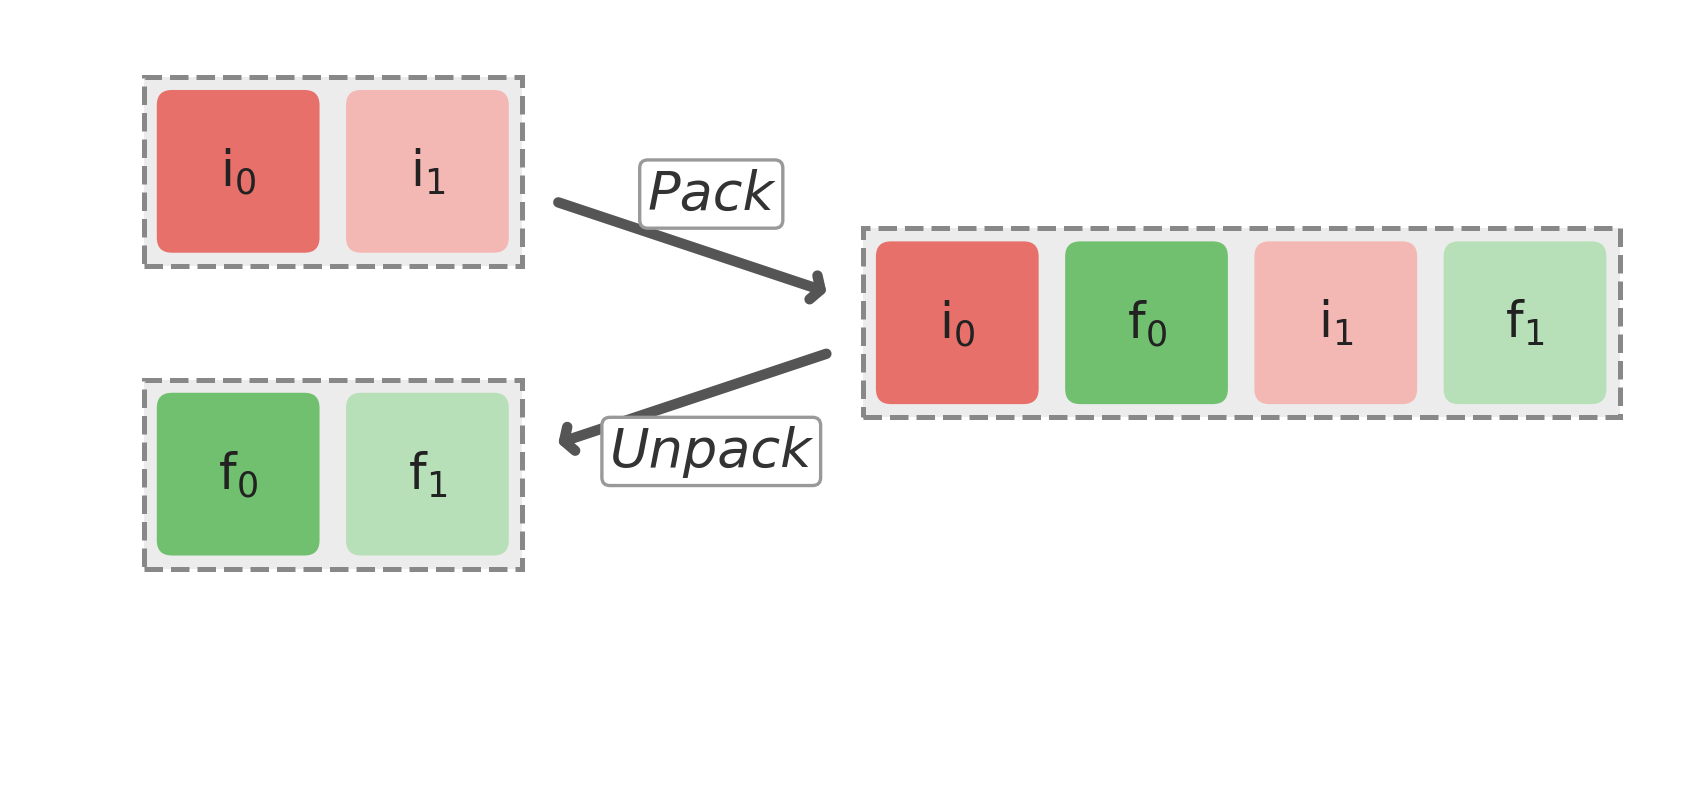

This figure's Python source:
import matplotlib.pyplot as plt
import matplotlib.patches as mpatches
import numpy as np

fig, ax = plt.subplots(1, 1, figsize=(5.6, 3.6))

cell = 1.0
inner = 0.82
offset_c = (cell - inner) / 2
white = np.array([1.0, 1.0, 1.0])

# Colors
col_i_hex = '#e8706a'
col_f_hex = '#70c070'
col_i_rgb = np.array([int(col_i_hex[i:i+2], 16) / 255 for i in (1, 3, 5)])
col_f_rgb = np.array([int(col_f_hex[i:i+2], 16) / 255 for i in (1, 3, 5)])

col_i = col_i_hex
col_i_light = '#f4b8b4'
col_f = '#70c070'
col_f_light = '#b8e0b8'

opacities = [0.95, 0.55]

def elem_color_rgb(base_rgb, idx):
    a = opacities[idx % len(opacities)]
    return a * base_rgb + (1 - a) * white


def draw_cell(ax, cx, cy, label, facecolor, subscript):
    x0 = cx - cell / 2
    y0 = cy - cell / 2
    bg = mpatches.FancyBboxPatch(
        (x0, y0), cell, cell,
        boxstyle="square,pad=0",
        facecolor='#ececec', edgecolor='none', linewidth=0
    )
    ax.add_patch(bg)
    rect = mpatches.FancyBboxPatch(
        (x0 + offset_c, y0 + offset_c), inner, inner,
        boxstyle="round,pad=0.02,rounding_size=0.08",
        facecolor=facecolor, edgecolor='none', linewidth=0
    )
    ax.add_patch(rect)
    ax.text(cx, cy, f'{label}$_{subscript}$',
            ha='center', va='center', fontsize=12, color='#222')


def draw_outline(ax, x0, y0, w, h):
    rect = mpatches.FancyBboxPatch(
        (x0, y0), w, h,
        boxstyle="square,pad=0",
        facecolor='none', edgecolor='#888888', linewidth=1.2,
        linestyle='--'
    )
    ax.add_patch(rect)


# ── Cell positions ────────────────────────────────────────────────────
# Top-left: i array
i_y = 3.0
i_x0 = 1.0
draw_cell(ax, i_x0, i_y, 'i', col_i, '0')
draw_cell(ax, i_x0 + cell, i_y, 'i', col_i_light, '1')
draw_outline(ax, i_x0 - cell/2, i_y - cell/2, 2*cell, cell)

# Bottom-left: f array
f_y = 1.4
f_x0 = 1.0
draw_cell(ax, f_x0, f_y, 'f', col_f, '0')
draw_cell(ax, f_x0 + cell, f_y, 'f', col_f_light, '1')
draw_outline(ax, f_x0 - cell/2, f_y - cell/2, 2*cell, cell)

# Right: packed array [i₀, f₀, i₁, f₁]
pack_y = 2.2
pack_x0 = 4.8
packed_colors = [col_i, col_f, col_i_light, col_f_light]
packed_labels = [('i', '0'), ('f', '0'), ('i', '1'), ('f', '1')]
for k in range(4):
    draw_cell(ax, pack_x0 + k * cell, pack_y,
              packed_labels[k][0], packed_colors[k], packed_labels[k][1])
draw_outline(ax, pack_x0 - cell/2, pack_y - cell/2, 4*cell, cell)

# ── Arrows ────────────────────────────────────────────────────────────
arrow_kw = dict(
    arrowstyle='->,head_width=0.3,head_length=0.18',
    color='#555555', lw=2.5,
    connectionstyle='arc3,rad=0'
)

# pack
a1x = i_x0 + cell + cell/2 + 0.15
a1y = i_y - 0.15
a2x = pack_x0 - cell/2 - 0.15
a2y = pack_y + 0.15
ax.annotate('', xy=(a2x, a2y), xytext=(a1x, a1y), arrowprops=arrow_kw)
mx, my = (a1x+a2x)/2, (a1y+a2y)/2
ax.text(mx+0.1 , my + 0.28, 'Pack', ha='center', va='center',
        fontsize=13, fontstyle='italic', color='#333',
        bbox=dict(boxstyle='round,pad=0.15', facecolor='white',
                  edgecolor='#999999', linewidth=0.8))

# unpack
b1x = pack_x0 - cell/2 - 0.15
b1y = pack_y - 0.15
b2x = f_x0 + cell + cell/2 + 0.15
b2y = f_y + 0.15
ax.annotate('', xy=(b2x, b2y), xytext=(b1x, b1y), arrowprops=arrow_kw)
mx2, my2 = (b1x+b2x)/2, (b1y+b2y)/2
ax.text(mx2+0.1 , my2 - 0.28, 'Unpack', ha='center', va='center',
        fontsize=13, fontstyle='italic', color='#333',
        bbox=dict(boxstyle='round,pad=0.15', facecolor='white',
                  edgecolor='#999999', linewidth=0.8))

# ── Memory ribbons (reference style) ─────────────────────────────────
"""
n_elems = 4  # total elements to show per ribbon (same length)
B = 2
ribbon_h = 0.5

# Both ribbons same total width = 4 * elem_w
# SoA ribbon: i₀,i₁,f₀,f₁  under the left side
# AoS ribbon: i₀,f₀,i₁,f₁  under the right side

# SoA ribbon (left)
soa_ribbon_y = -0.3
soa_x0 = i_x0 - cell / 2  # align with left edge of i-array
soa_total_w = 2 * cell      # same width as the 2-cell arrays
soa_elem_w = soa_total_w / n_elems

soa_colors = [
    elem_color_rgb(col_i_rgb, 0), elem_color_rgb(col_i_rgb, 1),
    elem_color_rgb(col_f_rgb, 0), elem_color_rgb(col_f_rgb, 1),
]
soa_labels = ['i$_0$', 'i$_1$', 'f$_0$', 'f$_1$']

ax.text(soa_x0 + soa_total_w / 2, soa_ribbon_y + ribbon_h + 0.25,
        'SoA layout', ha='center', va='center',
        fontsize=7, fontstyle='italic', color='#555')

for addr in range(n_elems):
    x = soa_x0 + addr * soa_elem_w
    rect = mpatches.FancyBboxPatch(
        (x + 0.01, soa_ribbon_y + 0.03), soa_elem_w - 0.02, ribbon_h - 0.06,
        boxstyle="round,pad=0.01,rounding_size=0.03",
        facecolor=soa_colors[addr], edgecolor='#bbb', linewidth=0.3
    )
    ax.add_patch(rect)
    ax.text(x + soa_elem_w / 2, soa_ribbon_y + ribbon_h / 2,
            soa_labels[addr], ha='center', va='center',
            fontsize=7, color='#222')

for b in range(0, n_elems + 1, B):
    x = soa_x0 + b * soa_elem_w
    ax.plot([x, x], [soa_ribbon_y - 0.02, soa_ribbon_y + ribbon_h + 0.02],
            ls='--', color='#aaaaaa', lw=1.0)

for b in range(n_elems // B):
    x = soa_x0 + (b * B + 1) * soa_elem_w
    ax.text(x, soa_ribbon_y - 0.18, f'B$_{b}$',
            ha='center', va='center', fontsize=6, color='#444')

# AoS ribbon (right) — half-width per element, same total width as SoA
aos_ribbon_y = -0.3
aos_x0 = (pack_x0 - cell / 2) + (4 * cell - soa_total_w) / 2  # center under packed array
aos_total_w = soa_total_w     # same total width as SoA ribbon
aos_elem_w = aos_total_w / n_elems  # half of SoA elem_w since same width, same count

aos_colors = [
    elem_color_rgb(col_i_rgb, 0), elem_color_rgb(col_f_rgb, 0),
    elem_color_rgb(col_i_rgb, 1), elem_color_rgb(col_f_rgb, 1),
]
aos_labels = ['i$_0$', 'f$_0$', 'i$_1$', 'f$_1$']

ax.text(aos_x0 + aos_total_w / 2, aos_ribbon_y + ribbon_h + 0.25,
        'AoS layout', ha='center', va='center',
        fontsize=7, fontstyle='italic', color='#555')

for addr in range(n_elems):
    x = aos_x0 + addr * aos_elem_w
    rect = mpatches.FancyBboxPatch(
        (x + 0.01, aos_ribbon_y + 0.03), aos_elem_w - 0.02, ribbon_h - 0.06,
        boxstyle="round,pad=0.01,rounding_size=0.03",
        facecolor=aos_colors[addr], edgecolor='#bbb', linewidth=0.3
    )
    ax.add_patch(rect)
    ax.text(x + aos_elem_w / 2, aos_ribbon_y + ribbon_h / 2,
            aos_labels[addr], ha='center', va='center',
            fontsize=6, color='#222')

# Block separators (every B elements) + middle dashed line
for b in range(0, n_elems + 1, B):
    x = aos_x0 + b * aos_elem_w
    ax.plot([x, x], [aos_ribbon_y - 0.02, aos_ribbon_y + ribbon_h + 0.02],
            ls='--', color='#aaaaaa', lw=1.0)

# Block labels
for b in range(n_elems // B):
    x = aos_x0 + (b * B + B / 2) * aos_elem_w
    ax.text(x, aos_ribbon_y - 0.18, f'B$_{b}$',
            ha='center', va='center', fontsize=6, color='#444')

# ── Limits ────────────────────────────────────────────────────────────
"""
ax.set_xlim(-0.1, pack_x0 + 3.5*cell + 0.3)
# soa_ribbon_y - 0.55
ax.set_ylim(-0.1, i_y + cell/2 + 0.25)
ax.set_aspect('equal')
ax.axis('off')

plt.subplots_adjust(left=0.01, right=0.99, top=0.99, bottom=0.01)
plt.savefig('pack_unpack.pdf', bbox_inches='tight', dpi=300)
plt.savefig('pack_unpack.png', bbox_inches='tight', dpi=300)
print("Done: pack_unpack")
